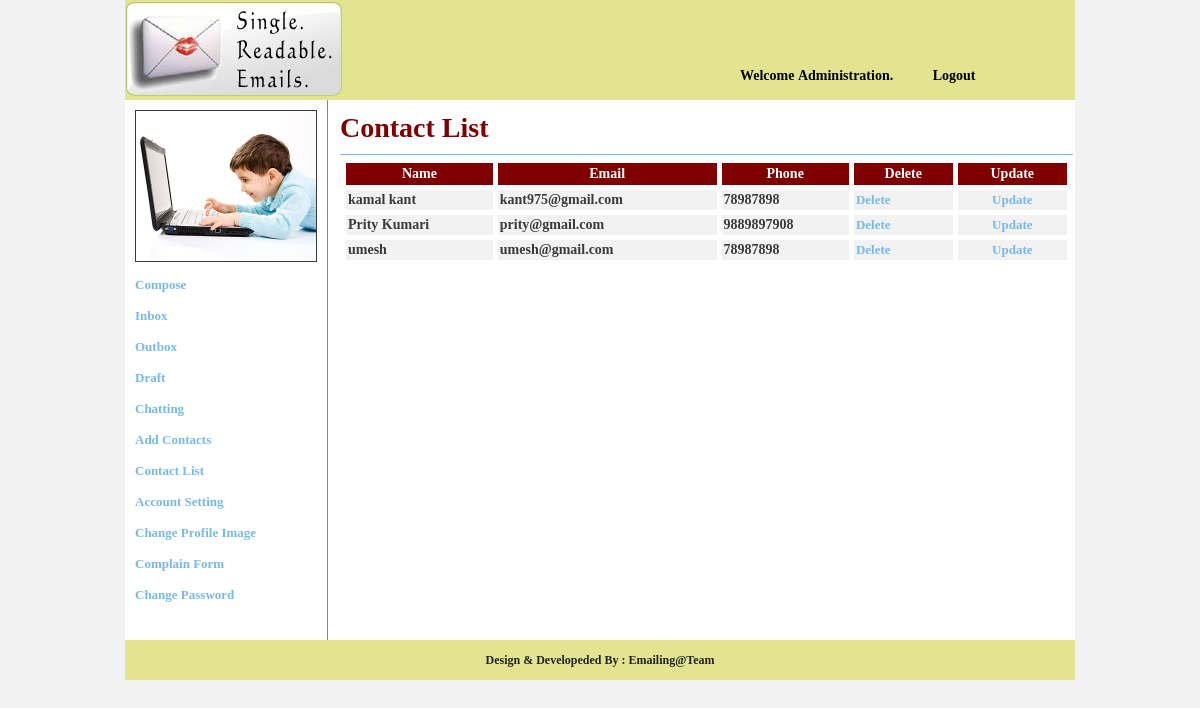
Screenshot of /contactlist.php (signed in) with the database file from the repository.
### tables this page shows
CREATE TABLE `regestration` (
  `id` bigint(20) NOT NULL auto_increment,
  `name` varchar(100) default NULL,
  `dob` varchar(100) default NULL,
  `gender` varchar(100) default NULL,
  `phone` varchar(100) default NULL,
  `address` varchar(500) default NULL,
  `contact_as` varchar(100) default NULL,
  `email` varchar(100) default 'na',
  `password` varchar(100) default NULL,
  `img_path` varchar(255) default 'default.png',
  `status` smallint(6) default '3',
  PRIMARY KEY  (`id`)
);

CREATE TABLE `contacts` (
  `id` bigint(20) NOT NULL auto_increment,
  `user_id` bigint(20) default NULL,
  `name` varchar(100) default NULL,
  `email` varchar(100) default NULL,
  `phone` varchar(100) default NULL,
  PRIMARY KEY  (`id`)
);

### contactlist.php (the view, shortened to what this page needs)
<?php
$user_id = $_SESSION['USERID'];
if ($user_id != '') {
?>
    <!DOCTYPE HTML PUBLIC "-//W3C//DTD HTML 4.01 Transitional//EN">
    <html>
        <head>
        </head>
        <body>
            <table cellpadding="0" rules="none" frame="box" cellspacing="0" border="0"  width="100%">
                <tr>
                    <td>
                        <table cellpadding="0" cellspacing="0"  border="0" bgcolor="white" width="950px" align="center">
                            <tr>
                                <td colspan="2">
                                <?php
                                include("header.php");
                                ?>
                            </td>
                        </tr>
                        <tr>
                            <td valign="top">
                                <?php include("leftmenu.php"); ?>
                            </td>
                            <td  height="500" valign="top" style="padding-left: 10px;width: 750px;">
                                <table width="100%">
                                    <tr>
                                        <td class="heading">Contact List</td>
                                    </tr>
                                    <tr>
                                        <td>
                                            <div style="height: 450px;width: 100%;overflow: auto;">
                                                <table cellpadding="2" cellspacing="5" border="0" width="100%">
                                                    <tr>
                                                        <td class="heading_lable">&nbsp;&nbsp;Name&nbsp;&nbsp;</td>
                                                        <td class="heading_lable">&nbsp;&nbsp;Email&nbsp;&nbsp;</td>
                                                        <td class="heading_lable">&nbsp;&nbsp;Phone&nbsp;&nbsp;</td>
                                                        <td class="heading_lable">&nbsp;&nbsp;Delete&nbsp;&nbsp;</td>
                                                        <td class="heading_lable">&nbsp;&nbsp;Update&nbsp;&nbsp;</td>
                                                    </tr>
                                                    <?php
                                                    $query = "select * from contacts where user_id = '$user_id' order by name asc";
                                                    $result = mysql_query($query);
                                                    while ($row = mysql_fetch_array($result)) {
                                                    ?>
                                                        <tr bgcolor="#f2f2f2">
                                                            <td><?php echo $row ['name']; ?></td>
                                                            <td><?php echo $row ['email']; ?></td>
                                                            <td><?php echo $row ['phone']; ?></td>
                                                            <td>
                                                                <a class="leftlink" href="contactlist.php?contid=<?php echo $row ['id']; ?>">Delete</a>
                                                            </td>
                                                            <td align="center"><a href="update_contacts.php?contid=<?php echo $row ['id']; ?>" class="leftlink">Update</a></td>
                                                        </tr>
                                                    <?php
                                                    }
                                                    ?>
                                                </table>
                                            </div>
                                        </td>
                                    </tr>
                                </table>
                            </td>
                        </tr>
                        <tr>
                            <td colspan="2" class="footer" align="center">Design & Developeded By : Emailing@Team</td>
                        </tr>
                    </table>
                </td>
            </tr>
        </table>
    </body>
</html>
<?php
                                                } else {
                                                    $_SESSION['MSG'] = "You must be login";
                                                    header("location:index.php");
                                                }
?>

### header.php
<div style="float: left;width: 950px;height: 100px;background: #e3e490;">
    <div style="float: left;width: 200px;height: 100px;">
        <img src="images/emails.jpg"/>
    </div>
    <div style="float: left;padding-left: 400px;padding-top: 60px;">
        <ul class="claybricks" style="text-align: right">
            <li>&nbsp;</li>
            <li><a href="updateprofile.php">Welcome&nbsp;<?php echo $_SESSION['NAME']; ?>.</a></li>
            <li><a href="logout.php">Logout</a></li>
        </ul>
    </div>
</div>

### leftmenu.php (shortened to what this page needs)
<?php
$query1 = "select * from regestration where id = '$user_id'";
$res1 = mysql_query($query1);
while ($row1 = mysql_fetch_array($res1)) {
?>
    <div style="border-right: solid 1px #E17009;height: 540px;">
        <table width="200px" bgcolor="#fff" cellpadding="5" cellspacing="5">
            <tr>
                <td><img src="uploadedimages/<?php echo $row1 ['img_path']; ?>" height="150" width="180" border="1"></td>
            </tr>
            <tr>
                <td><a href="compose.php" class="leftlink">Compose</a></td>
            </tr>
            <tr>
                <td><a href="inbox.php" class="leftlink">Inbox</a></td>
            </tr>
            <tr>
                <td><a href="outbox.php" class="leftlink">Outbox</a></td>
            </tr>
            <tr>
                <td><a href="draft.php" class="leftlink">Draft</a></td>
            </tr>
            <tr>
                <td><a href="chatting.php" class="leftlink">Chatting</a></td>
            </tr>
            <tr>
                <td><a href="addcontacts.php" class="leftlink">Add Contacts</a></td>
            </tr>
            <tr>
                <td><a href="contactlist.php" class="leftlink">Contact List</a></td>
            </tr>
            <tr>
                <td><a href="updateprofile.php" class="leftlink">Account Setting</a></td>
            </tr>
            <tr>
                <td><a href="uploadimage.php" class="leftlink">Change Profile Image</a></td>
            </tr>
			<tr>
                <td><a href="complain.php" class="leftlink">Complain Form</a></td>
            </tr>
            <tr>
                <td><a href="changepwd.php" class="leftlink">Change Password</a></td>
            </tr>
        </table>
    </div>
<?php
}
?>

### css/headerbar.css (style rules this page uses)
body { margin: 0px; padding: 0px; background-color: #f2f2f2; }
td { font-weight: bold; font-size: 14px; color: #3a3a3a; font-family: Georgia, serif; }
.footer { height: 40px; width:100px; color: #232323; font-size: 12px; font-weight: bold; background: #e3e490; }
.leftlink { text-decoration: none; font-size: 13px; font-weight: bold; color: #77b8ef; }
.heading { font-size: 28px; padding: 10px; color: maroon; font-weight: bold; padding-left: 0px; border-bottom: solid 1px #77b8ef; }
.heading_lable { font-weight: bold; font-size: 14px; color: #ffffff; background-color: maroon; padding: 3px; text-align: center; }
ul.claybricks { font-weight: bold; width: 100%; background: #e3e490; padding: 8px 0 8px 0; margin: 0; text-align: left; }
ul.claybricks li { display: inline; }
ul.claybricks li a { color:black; padding: 6px 8px 4px 8px; margin-right: 20px; text-decoration: none; }

### rows the page displays
regestration: img_path (picture)
contacts: name "kamal kant", email "kant975@gmail.com", phone "78987898"
contacts: name "Prity Kumari", email "prity@gmail.com", phone "9889897908"
contacts: name "umesh", email "umesh@gmail.com", phone "78987898"

### other values shown
$_SESSION['NAME'] "Administration"
